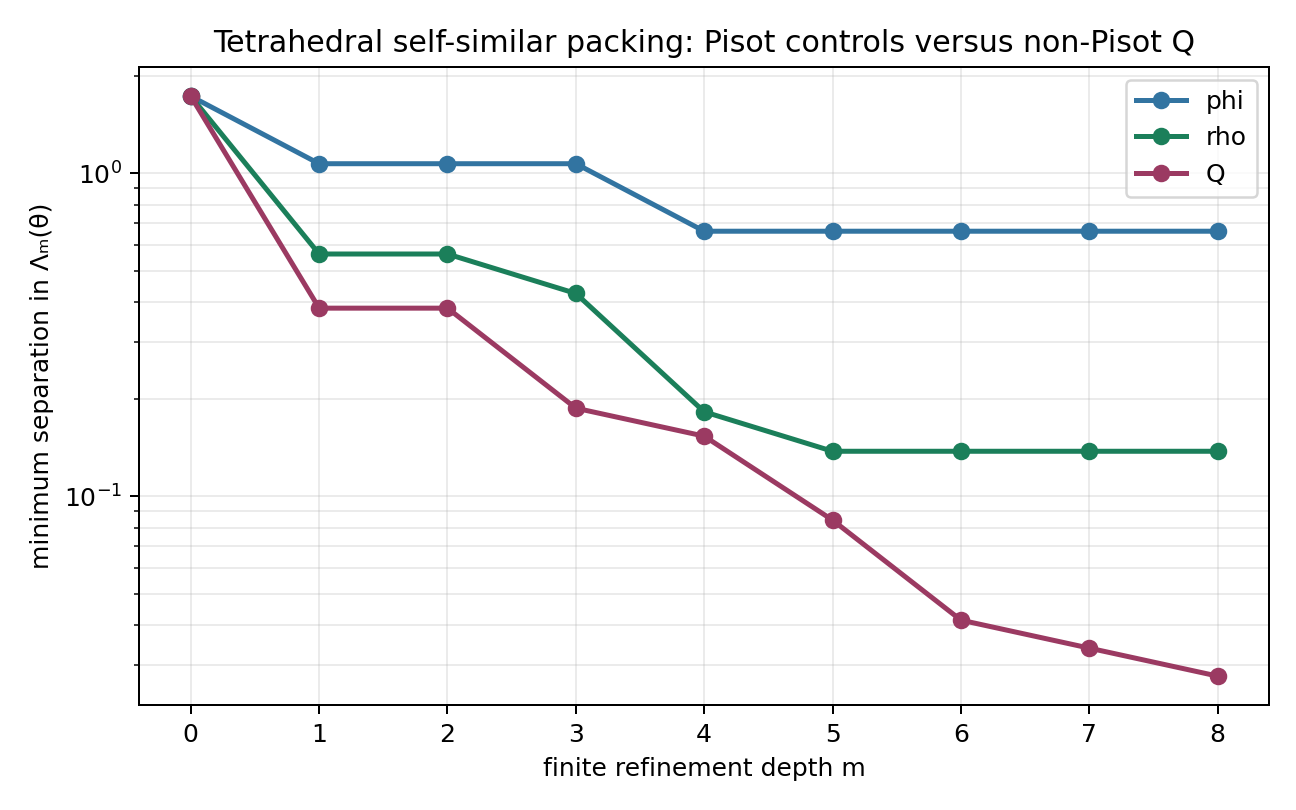

The script that saved this image:
#!/usr/bin/env python3
"""Finite tetrahedral packing contrast for phi, rho, and Q.

The points are kept exactly as triples of coefficient vectors in Z[theta],
with theta^degree = theta + 1.  Floating-point coordinates are used only for
the nearest-neighbour search; the reported closest distance is recomputed at
80 decimal digits from the exact coefficient difference.
"""

from __future__ import annotations

import argparse
import csv
from pathlib import Path

import mpmath as mp
import numpy as np
from scipy.spatial import cKDTree


DIGITS = (
    (0, 0, 0),
    (1, 1, 1),
    (1, -1, -1),
    (-1, 1, -1),
    (-1, -1, 1),
)


def multiply_by_theta(coefficients: tuple[int, ...]) -> tuple[int, ...]:
    """Reduce theta * coefficients using theta^d = theta + 1."""
    degree = len(coefficients)
    top = coefficients[-1]
    result = [0] * degree
    result[0] = top
    result[1] = coefficients[0] + top
    for index in range(2, degree):
        result[index] = coefficients[index - 1]
    return tuple(result)


def exact_powers(degree: int, max_depth: int) -> list[tuple[int, ...]]:
    power = (1,) + (0,) * (degree - 1)
    powers = [power]
    for _ in range(max_depth):
        power = multiply_by_theta(power)
        powers.append(power)
    return powers


def add_digit(
    point: tuple[int, ...], digit: tuple[int, int, int],
    power: tuple[int, ...], degree: int,
) -> tuple[int, ...]:
    result = list(point)
    for axis in range(3):
        offset = axis * degree
        multiplier = digit[axis]
        if multiplier:
            for basis_index, coefficient in enumerate(power):
                result[offset + basis_index] += multiplier * coefficient
    return tuple(result)


def evaluate_points(
    points: list[tuple[int, ...]], theta: float, degree: int,
) -> np.ndarray:
    basis = np.array([theta**index for index in range(degree)])
    coefficient_array = np.asarray(points, dtype=float).reshape(-1, 3, degree)
    return coefficient_array @ basis


def exact_distance(
    first: tuple[int, ...], second: tuple[int, ...],
    theta: mp.mpf, degree: int,
) -> mp.mpf:
    squared = mp.mpf("0")
    for axis in range(3):
        coordinate = mp.mpf("0")
        offset = axis * degree
        for basis_index in range(degree):
            difference = first[offset + basis_index] - second[offset + basis_index]
            coordinate += difference * theta**basis_index
        squared += coordinate**2
    return mp.sqrt(squared)


def analyze_root(label: str, degree: int, max_depth: int) -> list[dict[str, str]]:
    mp.mp.dps = 80
    theta_mp = mp.findroot(lambda x: x**degree - x - 1, (mp.mpf("1"), mp.mpf("2")))
    theta = float(theta_mp)
    powers = exact_powers(degree, max_depth)
    zero = (0,) * (3 * degree)
    points = {zero}
    rows: list[dict[str, str]] = []

    for depth in range(max_depth + 1):
        power = powers[depth]
        points = {
            add_digit(point, digit, power, degree)
            for point in points
            for digit in DIGITS
        }
        exact_points = sorted(points)
        coordinates = evaluate_points(exact_points, theta, degree)
        tree = cKDTree(coordinates)
        distances, indices = tree.query(coordinates, k=2)
        closest_index = int(np.argmin(distances[:, 1]))
        neighbour_index = int(indices[closest_index, 1])
        minimum_distance = exact_distance(
            exact_points[closest_index], exact_points[neighbour_index],
            theta_mp, degree,
        )
        maximum_radius = float(np.linalg.norm(coordinates, axis=1).max())
        rows.append(
            {
                "root": label,
                "degree": str(degree),
                "depth": str(depth),
                "raw_words": str(5 ** (depth + 1)),
                "distinct_points": str(len(exact_points)),
                "minimum_distance": mp.nstr(minimum_distance, 30),
                "maximum_radius": f"{maximum_radius:.17g}",
            }
        )
        print(
            f"{label:3s} depth={depth} distinct={len(exact_points):8d} "
            f"min={mp.nstr(minimum_distance, 12)} radius={maximum_radius:.6g}"
        )
    return rows


def write_plot(rows: list[dict[str, str]], output: Path) -> None:
    import matplotlib.pyplot as plt

    figure, axis = plt.subplots(figsize=(7.2, 4.5))
    for label, color in (
        ("phi", "#3274a1"),
        ("rho", "#1b7f5a"),
        ("Q", "#9b3a62"),
    ):
        selected = [row for row in rows if row["root"] == label]
        depths = [int(row["depth"]) for row in selected]
        distances = [float(row["minimum_distance"]) for row in selected]
        axis.semilogy(depths, distances, marker="o", linewidth=2, color=color, label=label)
    axis.set_xlabel("finite refinement depth m")
    axis.set_ylabel("minimum separation in Λₘ(θ)")
    axis.set_title("Tetrahedral self-similar packing: Pisot controls versus non-Pisot Q")
    axis.grid(True, which="both", alpha=0.25)
    axis.legend()
    figure.tight_layout()
    figure.savefig(output, dpi=180)


def main() -> None:
    parser = argparse.ArgumentParser()
    parser.add_argument("--max-depth", type=int, default=7)
    parser.add_argument("--csv", type=Path, default=Path("packing_contrast.csv"))
    parser.add_argument("--plot", type=Path, default=Path("packing_contrast.png"))
    args = parser.parse_args()

    rows = analyze_root("phi", 2, args.max_depth)
    rows.extend(analyze_root("rho", 3, args.max_depth))
    rows.extend(analyze_root("Q", 4, args.max_depth))
    with args.csv.open("w", newline="") as handle:
        writer = csv.DictWriter(handle, fieldnames=rows[0].keys())
        writer.writeheader()
        writer.writerows(rows)
    write_plot(rows, args.plot)


if __name__ == "__main__":
    main()
